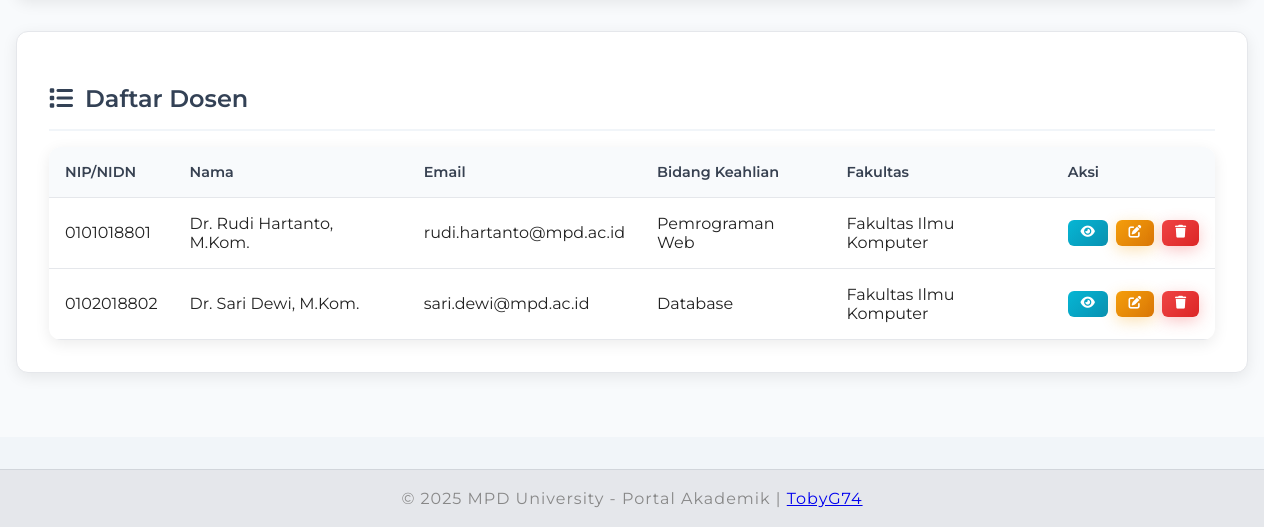
The app's page /admin/dosen.php (signed in, lower part), older data.
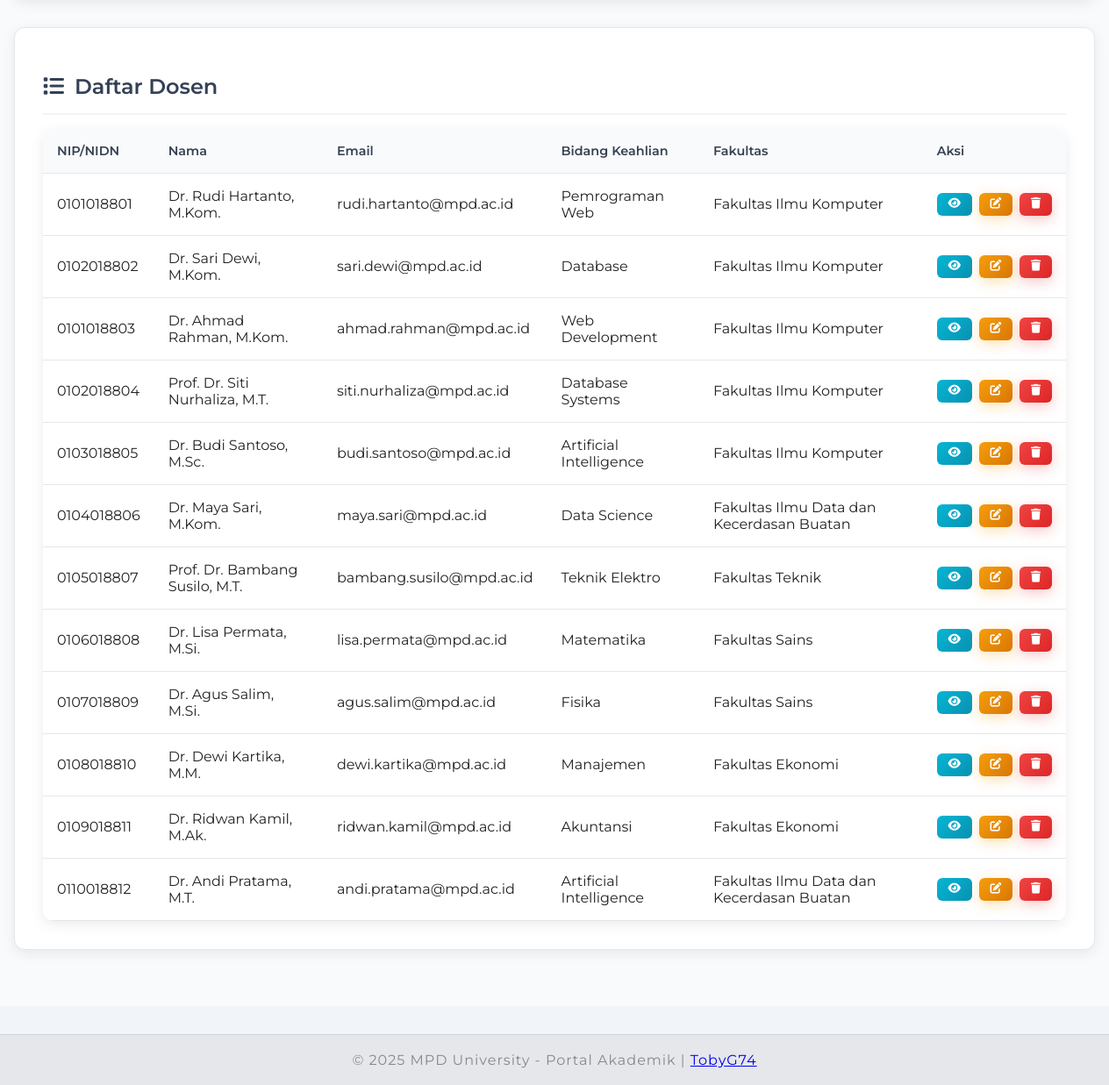
The same page, newer data.
### tables this page shows
CREATE TABLE dosen (
    id INT AUTO_INCREMENT PRIMARY KEY,
    user_id INT UNIQUE,
    nidn VARCHAR(20) NOT NULL UNIQUE,
    nama VARCHAR(100) NOT NULL,
    bidang_keahlian VARCHAR(50),    fakultas_id INT,
    email VARCHAR(100),
    phone VARCHAR(20),
    alamat TEXT,
    created_at DATETIME DEFAULT NOW(),
    FOREIGN KEY (user_id) REFERENCES users(id),
    FOREIGN KEY (fakultas_id) REFERENCES fakultas(id)
);

CREATE TABLE users (
    id INT AUTO_INCREMENT PRIMARY KEY,
    username VARCHAR(50) NOT NULL UNIQUE,
    password VARCHAR(255) NOT NULL,
    role VARCHAR(20) NOT NULL,
    full_name VARCHAR(100),
    nip VARCHAR(20),
    email VARCHAR(100),
    phone VARCHAR(20),
    alamat TEXT,
    profile_photo VARCHAR(255) DEFAULT 'avatar-1.jpg',
    created_at DATETIME DEFAULT NOW(),
    last_login DATETIME NULL
);

CREATE TABLE fakultas (
    id INT AUTO_INCREMENT PRIMARY KEY,    nama VARCHAR(100) NOT NULL,
    dekan VARCHAR(100),
    created_at DATETIME DEFAULT NOW()
);

### admin/dosen.php (the view, shortened to what this page needs)
<?php
require_once '../koneksi.php';
$dosen_query = "SELECT d.*, u.username, u.email, u.created_at, f.nama as fakultas_nama
                FROM dosen d
                LEFT JOIN users u ON d.user_id = u.id
                LEFT JOIN fakultas f ON d.fakultas_id = f.id
                ORDER BY d.created_at DESC";
$dosen_result = mysqli_query($conn, $dosen_query);
$dosen_data = [];
while ($row = mysqli_fetch_assoc($dosen_result)) {
    $dosen_data[] = [
        'id' => $row['id'],
        'nip' => $row['nidn'],
        'nama' => $row['nama'],
        'email' => $row['email'],
        'bidang_keahlian' => $row['bidang_keahlian'],
        'fakultas' => $row['fakultas_nama'],
        'status' => 'Aktif'
    ];
}
?>
<!DOCTYPE html>
<html lang="id">
<head>
    <link rel="stylesheet" href="../assets/css/style.css">
    <link rel="stylesheet" href="../assets/css/admin.css">
    <link rel="stylesheet" href="https://cdnjs.cloudflare.com/ajax/libs/font-awesome/6.4.0/css/all.min.css">
</head>
<body>
    <main>
        <div class="dashboard-container">
            <div class="dashboard-section">
                <h2><i class="fas fa-list"></i> Daftar Dosen</h2>
                <div class="table-container">
                    <div class="table-responsive">
                        <table class="data-table">
                            <thead>
                                <tr>
                                    <th>NIP/NIDN</th>
                                    <th>Nama</th>
                                    <th>Email</th>
                                    <th>Bidang Keahlian</th>
                                    <th>Fakultas</th>
                                    <th>Aksi</th>
                                </tr>
                            </thead>
                            <tbody>
                                <?php foreach ($dosen_data as $dosen): ?>
                                    <tr>
                                        <td><?php echo htmlspecialchars($dosen['nip']); ?></td>
                                        <td><?php echo htmlspecialchars($dosen['nama']); ?></td>
                                        <td><?php echo htmlspecialchars($dosen['email']); ?></td>
                                        <td><?php echo htmlspecialchars($dosen['bidang_keahlian']); ?></td>
                                        <td><?php echo htmlspecialchars($dosen['fakultas'] ?? 'Belum ditentukan'); ?></td>
                                        <td>
                                            <div class="action-buttons">
                                                <button class="btn btn-sm btn-info" onclick="viewLecturer(<?php echo $dosen['id']; ?>)">
                                                    <i class="fas fa-eye"></i>
                                                </button>
                                                <button class="btn btn-sm btn-warning" onclick="editLecturer(<?php echo $dosen['id']; ?>)">
                                                    <i class="fas fa-edit"></i>
                                                </button>
                                                <button class="btn btn-sm btn-danger" onclick="deleteLecturer(<?php echo $dosen['id']; ?>)">
                                                    <i class="fas fa-trash"></i>
                                                </button>
                                            </div>
                                        </td>
                                    </tr>
                                <?php endforeach; ?>
                            </tbody>
                        </table>
                    </div>
                </div>
            </div>
        </div>
    </main>
    <?php include '../includes/footer.php'; ?>
</body>
</html>

Row changes from the older to the newer data that the page shows:
added dosen: nidn "0101018803", nama "Dr. Ahmad Rahman, M.Kom.", user.email "ahmad.rahman@mpd.ac.id", bidang_keahlian "Web Development", fakultas.nama "Fakultas Ilmu Komputer"
added dosen: nidn "0102018804", nama "Prof. Dr. Siti Nurhaliza, M.T.", user.email "siti.nurhaliza@mpd.ac.id", bidang_keahlian "Database Systems", fakultas.nama "Fakultas Ilmu Komputer"
added dosen: nidn "0103018805", nama "Dr. Budi Santoso, M.Sc.", user.email "budi.santoso@mpd.ac.id", bidang_keahlian "Artificial Intelligence", fakultas.nama "Fakultas Ilmu Komputer"
added dosen: nidn "0104018806", nama "Dr. Maya Sari, M.Kom.", user.email "maya.sari@mpd.ac.id", bidang_keahlian "Data Science", fakultas.nama "Fakultas Ilmu Data dan Kecerdasan Buatan"
added dosen: nidn "0105018807", nama "Prof. Dr. Bambang Susilo, M.T.", user.email "bambang.susilo@mpd.ac.id", bidang_keahlian "Teknik Elektro", fakultas.nama "Fakultas Teknik"
added dosen: nidn "0106018808", nama "Dr. Lisa Permata, M.Si.", user.email "lisa.permata@mpd.ac.id", bidang_keahlian "Matematika", fakultas.nama "Fakultas Sains"
added dosen: nidn "0107018809", nama "Dr. Agus Salim, M.Si.", user.email "agus.salim@mpd.ac.id", bidang_keahlian "Fisika", fakultas.nama "Fakultas Sains"
added dosen: nidn "0108018810", nama "Dr. Dewi Kartika, M.M.", user.email "dewi.kartika@mpd.ac.id", bidang_keahlian "Manajemen", fakultas.nama "Fakultas Ekonomi"
added dosen: nidn "0109018811", nama "Dr. Ridwan Kamil, M.Ak.", user.email "ridwan.kamil@mpd.ac.id", bidang_keahlian "Akuntansi", fakultas.nama "Fakultas Ekonomi"
added dosen: nidn "0110018812", nama "Dr. Andi Pratama, M.T.", user.email "andi.pratama@mpd.ac.id", bidang_keahlian "Artificial Intelligence", fakultas.nama "Fakultas Ilmu Data dan Kecerdasan Buatan"
